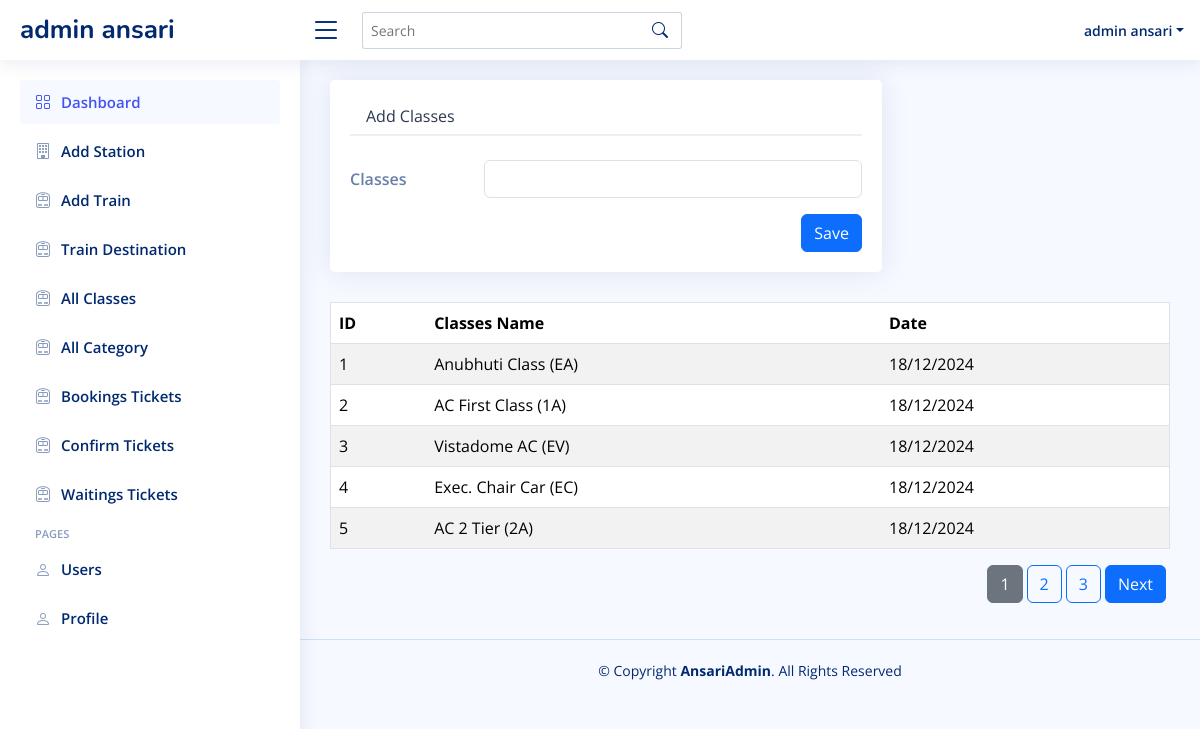
The app's page /admin/addClasses.php (signed in) with its own data.
### tables this page shows
CREATE TABLE `classes` (
  `id` int NOT NULL,
  `class` varchar(255) NOT NULL,
  `created_at` timestamp NOT NULL DEFAULT CURRENT_TIMESTAMP,
  `updated_at` timestamp NOT NULL DEFAULT CURRENT_TIMESTAMP
);

### admin/addClasses.php (the view, shortened to what this page needs)
<?php include 'assets/layout/header.php' ?>
<?php include 'assets/layout/sidebar.php' ?>
<main id="main" class="main">
<section class="section profile">
      <div class="row">
        <div class="col-xl-8">
          <div class="card">
            <div class="card-body pt-3">
              <ul class="nav nav-tabs nav-tabs-bordered">
                <li class="nav-item">
                  <button class="nav-link" data-bs-toggle="tab" data-bs-target="#profile-edit">Add Classes</button>
                </li>
              </ul>
              <div class="tab-content pt-2">
                <div class="tab-pane fade  show active profile-edit pt-3" id="profile-edit">
                  <form action="classes_action.php" method="POST">
                    <div class="row mb-3">
                      <label for="fullName" class="col-md-4 col-lg-3 col-form-label">Classes</label>
                      <div class="col-md-8 col-lg-9">
                        <input name="classes" type="text" class="form-control" id="classes" require>
                      </div>
                    </div>
                    <div class="text-center d-flex justify-content-end">
                      <button type="submit" class="btn btn-primary">Save</button>
                    </div>
                  </form>
                </div>
              </div>
            </div>
          </div>
        </div>
      </div>
    </section>
    <?php
    include '../assets/inc/conn.php';
    $records_per_page = 5;
    $current_page = isset($_GET['page']) ? (int)$_GET['page'] : 1;
    $offset = ($current_page - 1) * $records_per_page;
    $total_sql = "SELECT COUNT(*) AS total FROM classes";
    $total_result = $conn->query($total_sql);
    $total_row = $total_result->fetch_assoc();
    $total_records = $total_row['total'];
    $total_pages = ceil($total_records / $records_per_page);
    $sql = "SELECT * FROM classes LIMIT $records_per_page OFFSET $offset";
    $result = $conn->query($sql);
    echo "<table border='1' class='table table-striped table-hover'>
            <thead>
                <tr>
                    <th>ID</th>
                    <th>Classes Name</th>
                    <th>Date</th>
                </tr>
            </thead>
            <tbody>";
    if ($result->num_rows > 0) {
        while ($row = $result->fetch_assoc()) {
            $created_at = date("d/m/Y", strtotime($row["created_at"]));
            echo "<tr>
                    <td>" . $row["id"] . "</td>
                    <td>" . $row["class"] . "</td>
                    <td>" . $created_at . "</td>
                </tr>";
        }
    } else {
        echo "<tr><td colspan='3'>No results</td></tr>";
    }
    echo "</tbody></table>";
    echo "<nav class='mt-3'>
    <ul class='pagination d-flex justify-content-end'>";
    for ($i = 1; $i <= $total_pages; $i++) {
    $active_class = ($current_page == $i) ? "btn btn-secondary me-1" : "btn btn-outline-primary me-1";
    echo "<li class='page-item'>
            <a href='?page=$i' class='$active_class'>$i</a>
        </li>";
    }
    if ($current_page < $total_pages) {
    echo "<li class='page-item'>
            <a href='?page=" . ($current_page + 1) . "' class='btn btn-primary me-1'>Next</a>
        </li>";
    }
    echo "</ul></nav>";
?>
</main>
<?php include 'assets/layout/footer.php' ?>

### admin/assets/css/style.css (style rules this page uses)
:root { scroll-behavior: smooth; }
body { font-family: "Open Sans", sans-serif; background: #f6f9ff; color: #444444; }
a { color: #4154f1; text-decoration: none; }
#main { margin-top: 60px; padding: 20px 30px; transition: all 0.3s; }
.card { margin-bottom: 30px; border: none; border-radius: 5px; box-shadow: 0px 0 30px rgba(1, 41, 112, 0.1); }
.card-body { padding: 0 20px 20px 20px; }
.nav-tabs-bordered { border-bottom: 2px solid #ebeef4; }
.nav-tabs-bordered .nav-link { margin-bottom: -2px; border: none; color: #2c384e; }
@media (min-width: 1200px) { #main, #footer { margin-left: 300px; } }
.profile .profile-edit label { font-weight: 600; color: rgba(1, 41, 112, 0.6); }

### records on screen
classes: id "1", class "Anubhuti Class (EA)", created_at "18/12/2024"
classes: id "2", class "AC First Class (1A)", created_at "18/12/2024"
classes: id "3", class "Vistadome AC (EV)", created_at "18/12/2024"
classes: id "4", class "Exec. Chair Car (EC)", created_at "18/12/2024"
classes: id "5", class "AC 2 Tier (2A)", created_at "18/12/2024"

### other values on screen
$user_name "admin ansari"
